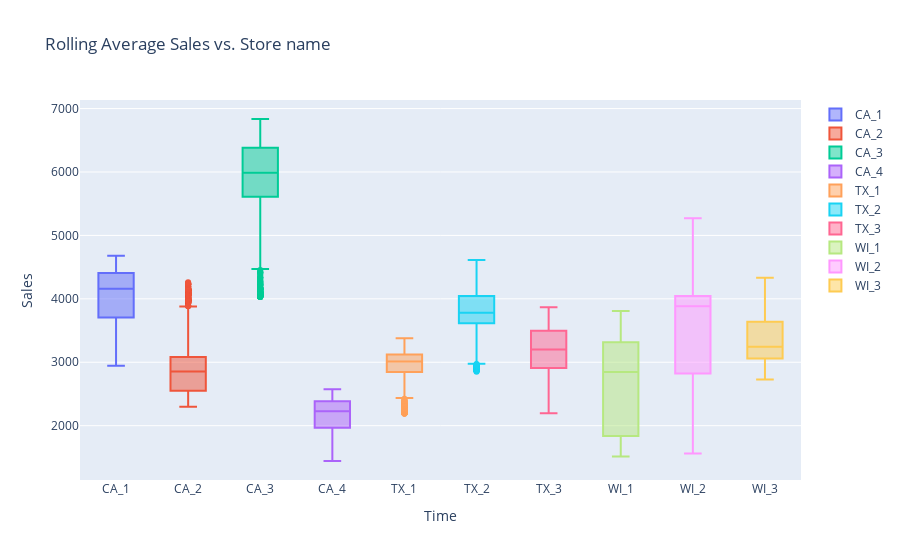

Source (notebook cell):
### Code cell
fig = go.Figure()

for i, s in enumerate(store_list):
        store_items = [c for c in past_sales.columns if s in c]
        data = past_sales[store_items].sum(axis=1).rolling(90).mean()
        fig.add_trace(go.Box(x=[s]*len(data), y=data, name=s))
        
fig.update_layout(yaxis_title="Sales", xaxis_title="Time", title="Rolling Average Sales vs. Store name ")

### Figure 1 — Plotly figure (JSON) as saved in the notebook; plotly's stock layout.template omitted (floating-point values rounded to 4 significant figures; data arrays with more than 128 entries replaced by an {"elided": "..."} marker saying what was removed)
{"data": [{"name": "CA_1", "type": "box", "x": {"elided": "1913 str values"}, "y": {"elided": "1913 float values"}}, {"name": "CA_2", "type": "box", "x": {"elided": "1913 str values"}, "y": {"elided": "1913 float values"}}, {"name": "CA_3", "type": "box", "x": {"elided": "1913 str values"}, "y": {"elided": "1913 float values"}}, {"name": "CA_4", "type": "box", "x": {"elided": "1913 str values"}, "y": {"elided": "1913 float values"}}, {"name": "TX_1", "type": "box", "x": {"elided": "1913 str values"}, "y": {"elided": "1913 float values"}}, {"name": "TX_2", "type": "box", "x": {"elided": "1913 str values"}, "y": {"elided": "1913 float values"}}, {"name": "TX_3", "type": "box", "x": {"elided": "1913 str values"}, "y": {"elided": "1913 float values"}}, {"name": "WI_1", "type": "box", "x": {"elided": "1913 str values"}, "y": {"elided": "1913 float values"}}, {"name": "WI_2", "type": "box", "x": {"elided": "1913 str values"}, "y": {"elided": "1913 float values"}}, {"name": "WI_3", "type": "box", "x": {"elided": "1913 str values"}, "y": {"elided": "1913 float values"}}], "layout": {"title": {"text": "Rolling Average Sales vs. Store name "}, "xaxis": {"title": {"text": "Time"}}, "yaxis": {"title": {"text": "Sales"}}}}
